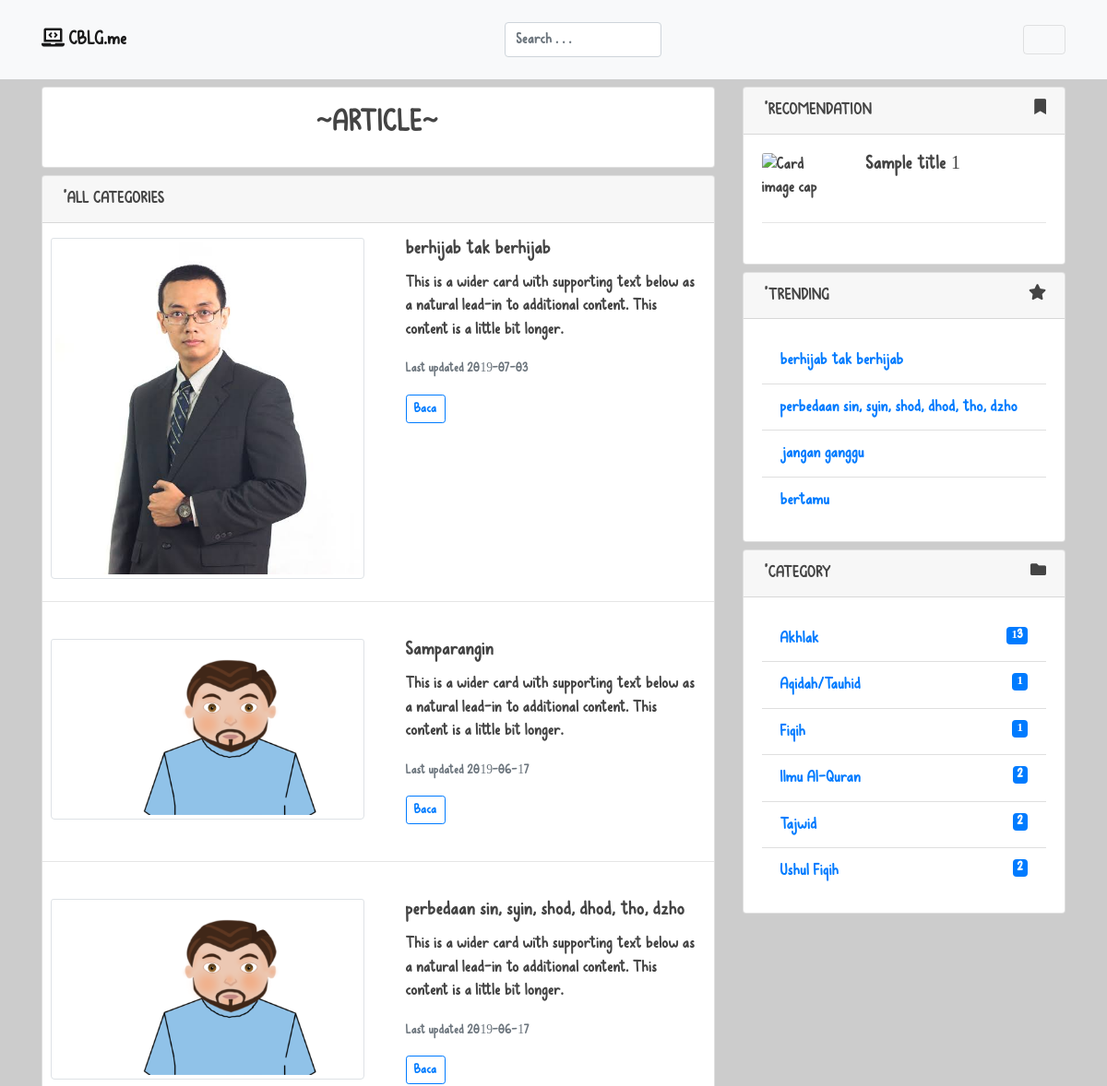
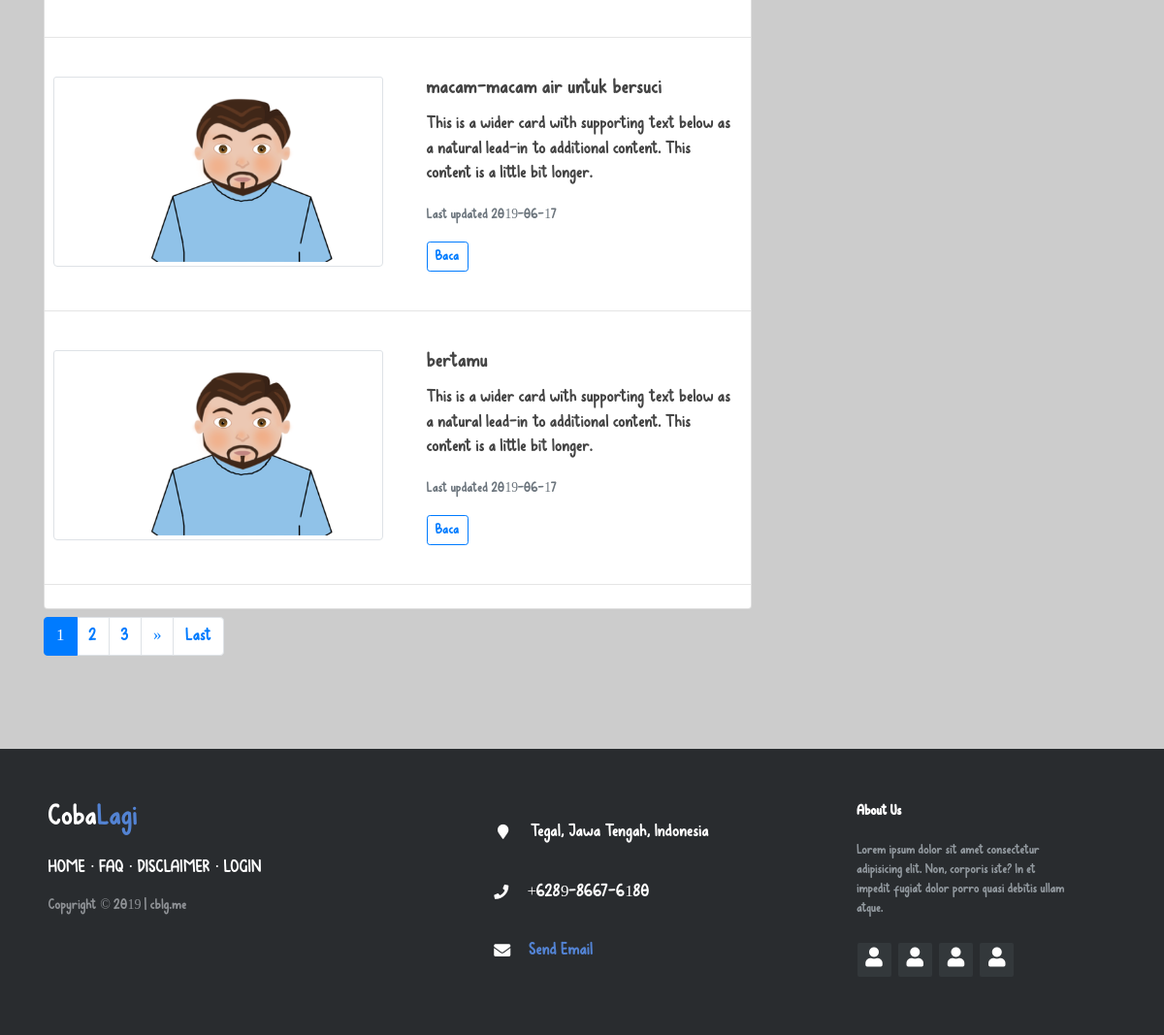
The page / on the database its author committed (2 pictures, top to bottom).
### tables this page shows
CREATE TABLE `artikel` (
  `id_artikel` int(11) NOT NULL,
  `judul_artikel` varchar(100) NOT NULL,
  `waktu_artikel` date DEFAULT NULL,
  `id_kategori` int(11) NOT NULL,
  `id_user` int(11) NOT NULL,
  `isi_artikel` longtext,
  `gambar_artikel` varchar(255) DEFAULT NULL,
  `hits` int(11) NOT NULL
);

CREATE TABLE `kategori` (
  `id_kategori` int(11) NOT NULL,
  `kategori` varchar(50) NOT NULL
);

### index.php (called while the page is built, shortened)
<?php
require_once BASEPATH.'core/CodeIgniter.php';

### application/config/config.php (called while the page is built, shortened)
<?php
$config['base_url'] = 'http://localhost/cblg';
$config['index_page'] = '';
$config['uri_protocol']	= 'REQUEST_URI';
$config['url_suffix'] = '';
$config['language']	= 'english';
$config['charset'] = 'UTF-8';
$config['enable_hooks'] = FALSE;
$config['subclass_prefix'] = 'MY_';
$config['composer_autoload'] = FALSE;
$config['permitted_uri_chars'] = 'a-z 0-9~%.:_\-';
$config['enable_query_strings'] = FALSE;
$config['controller_trigger'] = 'c';
$config['function_trigger'] = 'm';
$config['directory_trigger'] = 'd';
$config['allow_get_array'] = TRUE;
$config['log_threshold'] = 0;
$config['log_path'] = '';
$config['log_file_extension'] = '';
$config['log_file_permissions'] = 0644;
$config['log_date_format'] = 'Y-m-d H:i:s';
$config['error_views_path'] = '';
$config['cache_path'] = '';
$config['cache_query_string'] = FALSE;
$config['encryption_key'] = '';
$config['sess_driver'] = 'files';
$config['sess_cookie_name'] = 'ci_session';
$config['sess_expiration'] = 7200;
$config['sess_save_path'] = NULL;
$config['sess_match_ip'] = FALSE;
$config['sess_time_to_update'] = 300;
$config['sess_regenerate_destroy'] = FALSE;
$config['cookie_prefix']	= '';
$config['cookie_domain']	= '';
$config['cookie_path']		= '/';
$config['cookie_secure']	= FALSE;
$config['cookie_httponly'] 	= FALSE;
$config['standardize_newlines'] = FALSE;
$config['global_xss_filtering'] = FALSE;
$config['csrf_protection'] = FALSE;
$config['csrf_token_name'] = 'csrf_test_name';
$config['csrf_cookie_name'] = 'csrf_cookie_name';
$config['csrf_expire'] = 7200;
$config['csrf_regenerate'] = TRUE;
$config['csrf_exclude_uris'] = array();
$config['compress_output'] = FALSE;
$config['time_reference'] = 'local';
$config['rewrite_short_tags'] = FALSE;
$config['proxy_ips'] = '';

### application/models/Data_model.php (called while the page is built, shortened)
<?php
class Data_model extends CI_Model{
    public function getCategory(){
        $query = "SELECT id_kategori, kategori, COUNT(*) AS jml_artikel FROM kategori JOIN artikel USING(id_kategori) GROUP BY kategori";
        return $this->db->query($query)->result_array();
    }
    public function getTrending(){
        $query = "SELECT id_artikel, judul_artikel FROM artikel ORDER BY hits DESC LIMIT 4";
        return $this->db->query($query)->result_array();
    }
    public function getArtikel($limit, $start){
        return $this->db->get('artikel', $limit, $start)->result_array();
    }
    public function countAllArticle(){
        return $this->db->get('artikel')->num_rows();
    }
}

### application/views/home/index.php (the view)
<div class="container">
<div class="row">
    <div class="col-md-8">
<div class="card mb-2">
  <div class="card-body">
    <h2 class="text-center">~ARTICLE~</h2>
  </div>
</div>
<article>
<div class="card mb-2">
   <div class="card-header">
   <?php if(isset($filter)) : ?>
   <?= '*'.strtoupper($categoryName->kategori); ?>
   <?php else : ?>
    *ALL CATEGORIES
  <?php endif;?>
  </div>
<?php foreach ($artikel as $art) : ?>
  <div class="row">
    <div class="col-md-6 pt-3 pl-4">
        <img class="card-img-top img-thumbnail" style="width:400px" src="<?=base_url('assets/img/artikel/').$art['gambar_artikel']?>" alt="Card image cap">
    </div>
    <div class="col-md-6 pt-3">
    <div class="container">
        <h5 class="card-title"><?=$art['judul_artikel'];?></h5>
        <p class="card-text">This is a wider card with supporting text below as a natural lead-in to additional content. This content is a little bit longer.</p>
        <p class="card-text"><small class="text-muted">Last updated <?=$art['waktu_artikel'];?></small></p>
        <a href="<?=base_url('home/detailArtikel/') . $art['id_artikel']  ?>" class="btn btn-sm btn-outline-primary mb-3">Baca</a>
    </div>
    </div>
  </div>
  <hr class="my-4">
<?php endforeach; ?>
</div>
</article>
<?= $this->pagination->create_links(); ?>
</div>

### application/controllers/Home.php (shortened to what this page needs)
<?php
class Home extends CI_Controller {
    public function __construct(){
        $this->load->model('data_model');
    }
    public function index(){
        $config['base_url'] = base_url('home/index/');
        $config['total_rows'] = $this->data_model->countAllArticle();
        $config['per_page'] = 5;
        $config['full_tag_open'] = '<nav><ul class="pagination">';
        $config['full_tag_close'] = '</nav></ul>';
        $config['last_tag_open'] = '<li class="page-item">';
        $config['last_tag_close'] = '</li>';
        $config['next_tag_open'] = '<li class="page-item">';
        $config['next_tag_close'] = '</li>';
        $config['cur_tag_open'] = '<li class="page-item active"><a class="page-link" href="#">';
        $config['cur_tag_close'] = '</a></li>';
        $config['num_tag_open'] = '<li class="page-item">';
        $config['num_tag_close'] = '</li>';
        $data['start'] = $this->uri->segment(3);
        $data['artikel'] = $this->data_model->getArtikel($config['per_page'], $data['start']);
        $data['category'] = $this->data_model->getCategory();
        $data['trending'] = $this->data_model->getTrending();
        $this->load->view('templates/header');
        $this->load->view('home/index', $data);
        $this->load->view('templates/sidebar', $data);
        $this->load->view('templates/footer');
    }
}

### application/views/templates/header.php (shortened to what this page needs)
<!DOCTYPE html>
<html>
<head>
    <link rel="stylesheet" type="text/css" media="screen" href="<?=base_url('assets/css/bootstrap.min.css')?>" />
    <link rel="stylesheet" href="<?=base_url('assets/css/mystyle.css')?>">
    <link rel="stylesheet" href="<?=base_url('assets/font/fontawesome-free/css/all.min.css')?>">
</head>
<body>
<nav class="navbar navbar-light bg-light mb-2">
<div class="container">
  <a class="navbar-brand" href="#">
    <span class="d-inline-block align-top"><i class="fas fa-laptop-code"></i></span>
    <span>CBLG.me</span>
  </a>
  <div class="form-group mt-3">
      <input class="form-control pr-2 search" type="text" placeholder="Search . . . " >
</div>
  <button class="navbar-toggler" type="button" data-toggle="collapse" data-target="#navbarNav" aria-controls="navbarNav" aria-expanded="false" aria-label="Toggle navigation">
    <span class="far fa-stream"></span>
  </button>
  </div>
</nav>

### application/views/templates/sidebar.php
<div class="col-md-4">
        <div class="card mb-2">
            <div class="card-header">
                *RECOMENDATION
                <span><i class="fas fa-bookmark float-right"></i></span>
            </div>
            <div class="card-body">
            <div class="row">
                <div class="col-md-4">
                    <img class="card-img-top "  src="<?=base_url('assets/img/artikel/code.jpg')?>" alt="Card image cap">
                </div>
                <div class="col-md-8">
                    <h5 class="card-title">Sample title 1</h5>
                </div>
            </div>
            <hr class="my-4">
            </div>
        </div>
        <div class="card mb-2">
            <div class="card-header">
                *TRENDING
                <span><i class="fas fa-star float-right"></i></span>
            </div>
            <div class="card-body">
            <ul class="list-group list-group-flush">
            <?php foreach ($trending as $tre) : ?>
                <li class="list-group-item"><a href="<?=base_url('home/detailArtikel/') . $tre['id_artikel'] ?>"><?=$tre['judul_artikel'];?></a></li>
            <?php endforeach; ?>
            </ul>
            </div>
        </div>
        <div class="card">
            <div class="card-header">
                *CATEGORY
                <span><i class="fas fa-folder float-right"></i></span>
            </div>
             <div class="card-body">
                <ul class="list-group list-group-flush">
                    <?php foreach ($category  as $cat) : ?>
                        <li class="list-group-item"><a href="<?= base_url('home/detailArtikelByIdKategori/') . $cat['id_kategori'] ?>"><?=$cat['kategori'];?></a><span class="badge badge-primary float-right"><?=$cat['jml_artikel'];?></span></li>
                    <?php endforeach; ?>
                </ul>
            </div>
        </div>
    </div>
</div>
</div>

### application/views/templates/footer.php (shortened to what this page needs)
<footer class="footer-distributed">
            <div class="footer-left">
                <h3>Coba<span>Lagi</span></h3>
                <p class="footer-links">
                    <a href="<?=base_url('home')?>">HOME</a>
                    ·
                    <a href="<?=base_url('home/faq')?>">FAQ</a>
                    ·
                    <a href="<?=base_url('home/disclaimer')?>">DISCLAIMER</a>
                    ·
                    <a href="<?=base_url('auth')?>">LOGIN</a>
                </p>
                <p class="footer-company-name flow-text">Copyright &copy; 2019 | cblg.me</p>
            </div>
            <div class="footer-center">
                <div>
                    <i class="fas fa-fw fa-map-marker"></i>
                    <p>Tegal, Jawa Tengah, Indonesia</p>
                </div>
                <div>
                    <i class="fas fa-phone"></i>
                    <p>+6289-8667-6180</p>
                </div>
                <div>
                    <i class="fas fa-envelope"></i>
                    <p><a href="mailto:galih11120@gmail.com">Send Email</a></p>
                </div>
            </div>
            <div class="footer-right">
                <p class="footer-company-about">
                    <span>About Us</span>
                     Lorem ipsum dolor sit amet consectetur adipisicing elit. Non, corporis iste? In et impedit fugiat dolor porro quasi debitis ullam atque.
                </p>
                <div class="footer-icons">
                    <a href="#"><i class="fas fa-user"></i></a>
                    <a href="#"><i class="fas fa-user"></i></a>
                    <a href="<?=base_url('auth')?>"><i class="fas fa-user"></i></a>
                    <a href="#"><i class="fas fa-user"></i></a>
                </div>
            </div>
        </footer>
</body>
</html>

### assets/css/mystyle.css (style rules this page uses)
body { background-color: #ccc; font-family: 'avocados'; color: #444; font-size: 17px; }
.footer-distributed { background-color: #292c2f; box-shadow: 0 1px 1px 0 rgba(0, 0, 0, 0.12); box-sizing: border-box; width: 100%; text-align: left; padding: 55px 50px; margin-top: 80px; }
.footer-distributed .footer-left, .footer-distributed .footer-center, .footer-distributed .footer-right { display: inline-block; vertical-align: top; }
.footer-distributed .footer-left { width: 40%; }
.footer-distributed h3 { color: #ffffff; margin: 0; }
.footer-distributed h3 span { color: #5383d3; }
.footer-distributed .footer-links { color: #ffffff; margin: 20px 0 12px; padding: 0; }
.footer-distributed .footer-links a { display:inline-block; line-height: 1.8; text-decoration: none; color: inherit; }
.footer-distributed .footer-company-name { color: #8f9296; font-size: 14px; font-weight: normal; margin: 0; }
.footer-distributed .footer-center { width: 35%; }
.footer-distributed .footer-center i { color: #ffffff; font-size: 15px; border-radius: 50%; text-align: center; line-height: 42px; margin: 10px 15px; vertical-align: middle; }
.footer-distributed .footer-center i.fa-envelope { font-size: 17px; line-height: 38px; }
.footer-distributed .footer-center p { display: inline-block; color: #ffffff; vertical-align: middle; margin:0; }
.footer-distributed .footer-center p a { color: #5383d3; text-decoration: none;; }
.footer-distributed .footer-right { width: 20%; }
.footer-distributed .footer-company-about { line-height: 20px; color: #92999f; font-size: 13px; font-weight: normal; margin: 0; }
.footer-distributed .footer-company-about span { display: block; color: #ffffff; font-size: 14px; font-weight: bold; margin-bottom: 20px; }
.footer-distributed .footer-icons { margin-top: 25px; }
.footer-distributed .footer-icons a { display: inline-block; width: 35px; height: 35px; cursor: pointer; background-color: #33383b; border-radius: 2px; font-size: 20px; color: #ffffff; text-align: center; line-height: 35px; margin-right: 3px; margin-bottom: 5px; }

### rows shown on the page
artikel: gambar_artikel (picture), judul_artikel "berhijab tak berhijab", waktu_artikel "2019-07-03"
artikel: gambar_artikel (picture), judul_artikel "Samparangin", waktu_artikel "2019-06-17"
artikel: gambar_artikel (picture), judul_artikel "perbedaan sin, syin, shod, dhod, tho, dzho", waktu_artikel "2019-06-17"
artikel: gambar_artikel (picture), judul_artikel "macam-macam air untuk bersuci", waktu_artikel "2019-06-17"
artikel: gambar_artikel (picture), judul_artikel "bertamu", waktu_artikel "2019-06-17"
artikel: judul_artikel "jangan ganggu"
kategori: kategori "Akhlak", jml_artikel "13"
kategori: kategori "Aqidah/Tauhid", jml_artikel "1"
kategori: kategori "Fiqih", jml_artikel "1"
kategori: kategori "Ilmu Al-Quran", jml_artikel "2"
kategori: kategori "Tajwid", jml_artikel "2"
kategori: kategori "Ushul Fiqih", jml_artikel "2"

### other values the page prints
$this->pagination->create_links() "1 2 3 » Last"
